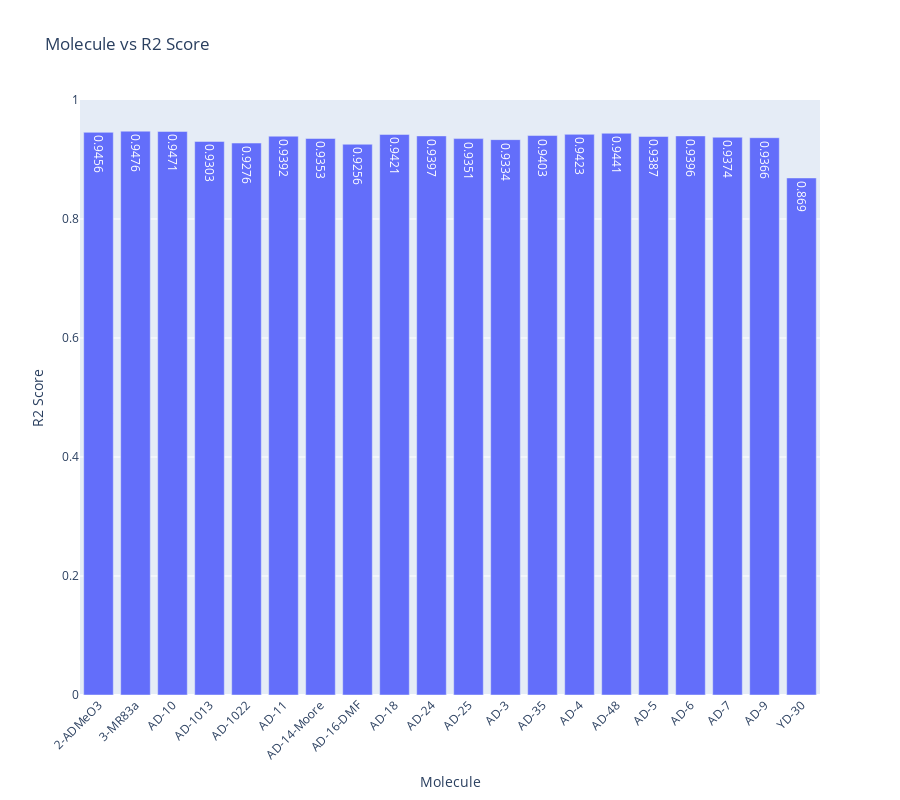

This figure's notebook cell:
### Code cell
import plotly.express as px
import pandas as pd

# Create the bar plot
fig = px.bar(final_results_top48, x='Molecule', y='r2_score', title='Molecule vs R2 Score',
             labels={'r2_score': 'R2 Score', 'Molecule': 'Molecule'},
             text=final_results_top48['r2_score'].round(4))

# Update layout for better readability
fig.update_layout(
    xaxis_title='Molecule',
    yaxis_title='R2 Score',
    xaxis_tickangle=-45,
    yaxis=dict(range=[0, 1]),
    height = 800
)

# Display the plot
fig.show()

### Figure 1 — Plotly figure (JSON) as saved in the notebook; plotly's stock layout.template omitted (floating-point values rounded to 4 significant figures)
{"data": [{"alignmentgroup": "True", "hovertemplate": "Molecule=%{x}<br>R2 Score=%{y}<br>text=%{text}<extra></extra>", "legendgroup": "", "marker": {"color": "#636efa", "pattern": {"shape": ""}}, "name": "", "offsetgroup": "", "orientation": "v", "showlegend": false, "text": [0.9456, 0.9476, 0.9471, 0.9303, 0.9276, 0.9392, 0.9353, 0.9256, 0.9421, 0.9397, 0.9351, 0.9334, 0.9403, 0.9423, 0.9441, 0.9387, 0.9396, 0.9374, 0.9366, 0.869], "textposition": "auto", "type": "bar", "x": ["2-ADMeO3", "3-MR83a", "AD-10", "AD-1013", "AD-1022", "AD-11", "AD-14-Moore", "AD-16-DMF", "AD-18", "AD-24", "AD-25", "AD-3", "AD-35", "AD-4", "AD-48", "AD-5", "AD-6", "AD-7", "AD-9", "YD-30"], "xaxis": "x", "y": [0.9456, 0.9476, 0.9471, 0.9303, 0.9276, 0.9392, 0.9353, 0.9256, 0.9421, 0.9397, 0.9351, 0.9334, 0.9403, 0.9423, 0.9441, 0.9387, 0.9396, 0.9374, 0.9366, 0.869], "yaxis": "y"}], "layout": {"barmode": "relative", "height": 800, "legend": {"tracegroupgap": 0}, "title": {"text": "Molecule vs R2 Score"}, "xaxis": {"anchor": "y", "domain": [0, 1], "tickangle": -45, "title": {"text": "Molecule"}}, "yaxis": {"anchor": "x", "domain": [0, 1], "range": [0, 1], "title": {"text": "R2 Score"}}}}
